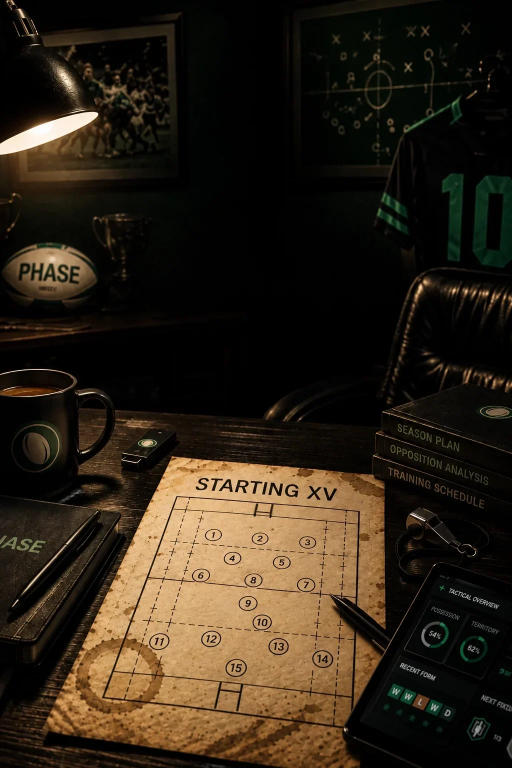
#> input picture src/ui/title-bg.webp, 1024 x 1536 px (shown at 1/2 size)
$ python -i render.py   (imports and definitions only)
#> lines starting #> are read from the running program, lines starting #| are printed output that depends on the picture
import json, sys, subprocess, bisect, os
from PIL import Image, ImageDraw, ImageFilter
W = os.path.dirname(os.path.abspath(__file__))
FPS, DUR, SW, SH = 30, 15.0, 1080, 1920
N = int(FPS * DUR)
# [4 lines not run here, left out]
# [1 line that did not run here, left out]
# [1 line that did not run here, left out]
shade = Image.new('RGBA', (SW, SH))
#> shade: PIL image 1080x1920 RGBA; every value is 0
d = ImageDraw.Draw(shade)
# [4 lines not run here, left out]
def background(t):
    z = 1.05 / (1 + 0.05*t/DUR)          # crop factor relative to the 1.05x master
    cw, ch = SW*1.05*z/1.05, SH*1.05*z/1.05
    cw, ch = SW*z, SH*z
    cx, cy = base.width/2, base.height/2
    im = base.crop((round(cx-cw/2), round(cy-ch/2), round(cx+cw/2), round(cy+ch/2))).resize((SW, SH), Image.BILINEAR)
    im = im.convert('RGBA'); im.alpha_composite(shade); return im

# recorded clips: (folder, source start s, speed)
def frames(root, clip):
#> `mask_s = Image.new('L', (SCW, SCH), 0); md = ImageDraw.Draw(mask_s); m..`: mask_s: PIL image 446x966 L; every value is 0
    src = json.load(open(f'{W}/{root}/frames.json'))
    fr = [(t, f'{W}/{root}/{n}') for n, t in src if n.startswith(clip + '/')]
    t0 = fr[0][0]; return [t - t0 for t, _ in fr], [p for _, p in fr]
# [4 lines that did not run here, left out]
G0, G1 = 3.5, 11.5
STARTS = [G0]
# [2 lines not run here, left out]
cache = {}
def src_frame(c, local):
    ts, ps = c['fr']; st = c['s0'] + local*c['sp']
    i = max(0, bisect.bisect_right(ts, st) - 1)
    p = ps[i]
    if p not in cache:
        if len(cache) > 40: cache.clear()
        cache[p] = Image.open(p).convert('RGB')
    return cache[p]

# phone
SCW, SCH, BZ, TOP, R = 446, 966, 18, 62, 66   # TOP: status-bar strip that holds the notch, above the screen
PW, PH = SCW + 2*BZ, SCH + TOP + BZ
# [1 line not run here, left out]
body = Image.new('RGBA', (PW, PH), (0,0,0,0)); bd = ImageDraw.Draw(body)
#> body: PIL image 482x1046 RGBA; every value is 0
# [1 line not run here, left out]
def phone(img, scale=1.0, alpha=1.0, angle=-4):
    ph = body.copy()
    scr = img.resize((SCW, SCH), Image.LANCZOS).convert('RGBA')
    ph.paste(scr, (BZ, TOP), mask_s)
    ImageDraw.Draw(ph).rounded_rectangle([PW/2-52, 17, PW/2+52, 45], 14, fill=(0,0,0,255))
    pad = 60; big = Image.new('RGBA', (PW+2*pad, PH+2*pad), (0,0,0,0))
    sh = Image.new('RGBA', big.size, (0,0,0,0)); ImageDraw.Draw(sh).rounded_rectangle([pad,pad+30,pad+PW,pad+PH+30], R, fill=(0,0,0,170))
    sh = sh.filter(ImageFilter.GaussianBlur(28)); big.alpha_composite(sh); big.alpha_composite(ph, (pad, pad))
    big = big.rotate(-angle, resample=Image.BICUBIC, expand=True)
    if scale != 1.0: big = big.resize((max(1,round(big.width*scale)), max(1,round(big.height*scale))), Image.BICUBIC)
    if alpha < 1.0: big.putalpha(big.getchannel('A').point(lambda a: int(a*alpha)))
    return big
PCX, PCY = 540, 992

def ease_out(x): x = min(max(x,0),1); return 1-(1-x)**3
def back_out(x): x = min(max(x,0),1); c=1.70158; return 1 + (c+1)*(x-1)**3 + c*(x-1)**2
def place(canvas, layer, scale=1.0, alpha=1.0, dy=0):
    if alpha <= 0: return
    bb = layer.getbbox(); cx, cy = (bb[0]+bb[2])/2, (bb[1]+bb[3])/2
    piece = layer.crop(bb)
    if scale != 1.0: piece = piece.resize((max(1,round(piece.width*scale)), max(1,round(piece.height*scale))), Image.BICUBIC)
    if alpha < 1.0: piece.putalpha(piece.getchannel('A').point(lambda a: int(a*alpha)))
    canvas.alpha_composite(piece, (round(cx - piece.width/2), round(cy - piece.height/2 + dy)))

def frame(i):
    t = i / FPS
    im = background(t)
    # hook 0 to 3.45: punch in under 0.3 s
    if t < 3.45:
        k = ease_out(t/0.25); s = 1.18 - 0.18*k; a = min(1, t/0.12)
        if t > 3.2: q = ease_out((t-3.2)/0.25); s *= 1 + 0.08*q; a *= 1 - q
        place(im, L['hook'], s, a)
    if 2.0 <= t < 3.45:
        k = ease_out((t-2.0)/0.25); a = k; dy = 70*(1-k)
        if t > 3.2: q = ease_out((t-3.2)/0.25); a *= 1 - q
        place(im, L['setup'], 1.0, a, dy)
    # gameplay
    if G0 <= t < G1 + 0.3:
        ci = max(i for i in range(len(CLIPS)) if t >= STARTS[i] - 1e-9); c = CLIPS[ci]; local = t - STARTS[ci]
        s, a = 1.0, 1.0
        if t < G0 + 0.25: k = ease_out((t-G0)/0.25); s = 0.82 + 0.18*k; a = k
        if t >= G1: q = ease_out((t-G1)/0.3); s = 1 - 0.15*q; a = 1 - q
        p = phone(src_frame(c, min(local, c['d'])), s, a)
        im.alpha_composite(p, (round(PCX - p.width/2), round(PCY - p.height/2)))
        if t < G1:
            k = ease_out(local/0.15); place(im, L[c['cap']], 1.12 - 0.12*k, min(1, local/0.08))
        else: place(im, L[c['cap']], 1.0, 1 - ease_out((t-G1)/0.2))
    # end card
    if t >= 11.7:
        k = (t-11.7)/0.35; place(im, L['logo'], 0.6 + 0.4*back_out(k), ease_out(k*1.6))
    if t >= 12.1:
        k = ease_out((t-12.1)/0.3); place(im, L['free'], 1.0, k, 30*(1-k))
    return im

ov = Image.new('RGBA', (SW, SH), (0,0,0,0)); od = ImageDraw.Draw(ov)
# [4 lines not run here, left out]
def overlay(im): o = im.copy(); o.alpha_composite(ov); return o

# [16 lines not run here, left out]

>>> import cv2
>>> picture = cv2.imread('../../../../src/ui/title-bg.webp', cv2.IMREAD_GRAYSCALE)
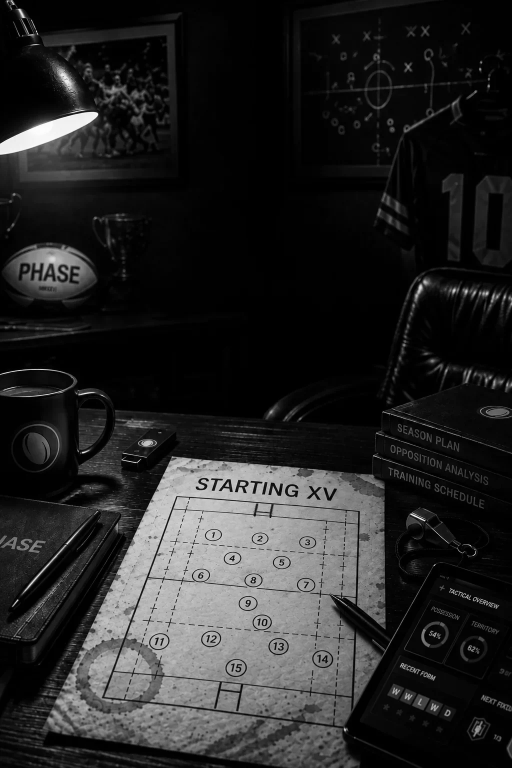
#> picture: shape (1536, 1024) (shown at 1/2 size); min 0, max 254, mean 37.9
>>> result = frame(picture)
#> in background, `z = 1.05 / (1 + 0.05*t/DUR)`:
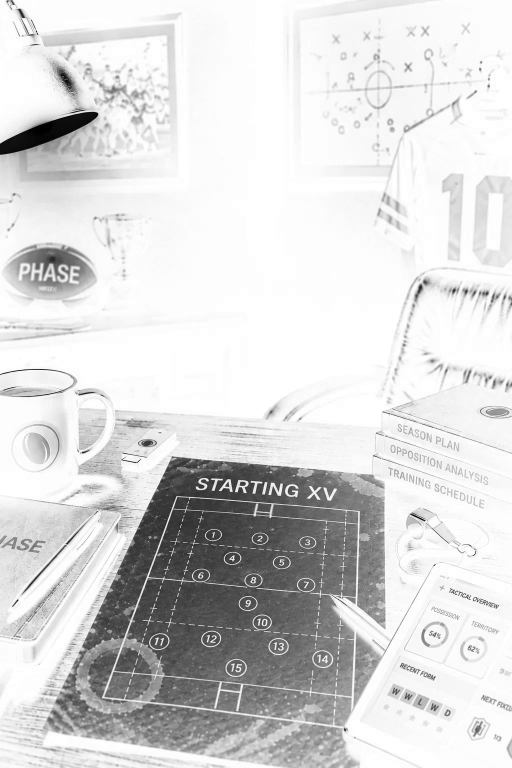
#> z: shape (1536, 1024) float64 (shown at 1/2 size); min 1.02, max 1.05, mean 1.05; drawn with min black and max white
#> (the run stopped early here; a loop or call above may not have finished)

$ run again, on src/ui/med-bg.webp
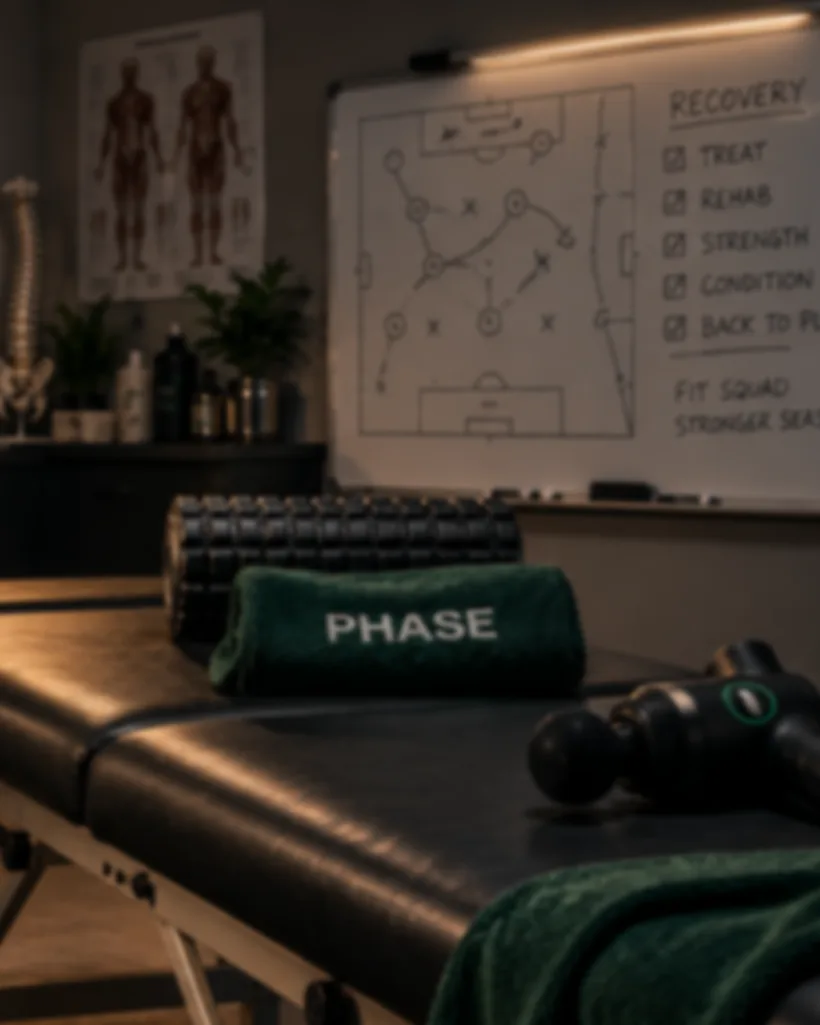
#> input picture src/ui/med-bg.webp, 820 x 1025 px
#> shade: PIL image 1080x1920 RGBA; every value is 0
#> mask_s: PIL image 446x966 L; every value is 0
#> body: PIL image 482x1046 RGBA; every value is 0
#> in frame, `t = i / FPS`:
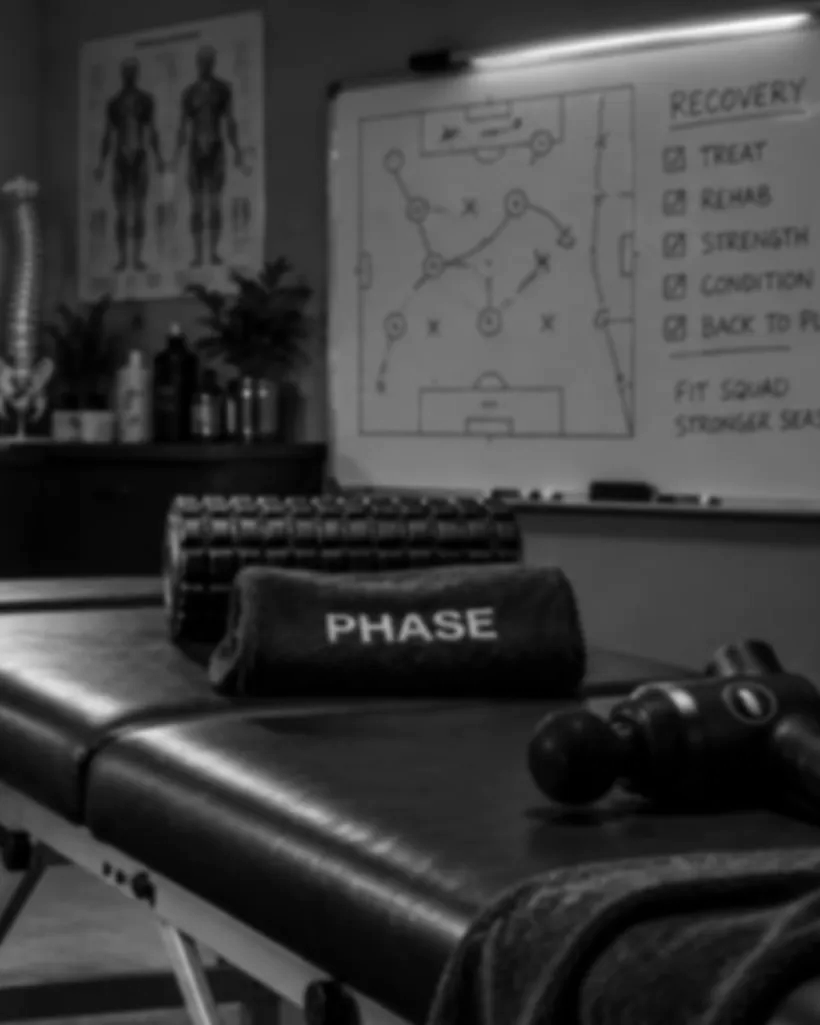
#> t: shape (1025, 820) float64; min 0, max 7.17, mean 1.75; drawn with min black and max white
#> in background, `z = 1.05 / (1 + 0.05*t/DUR)`:
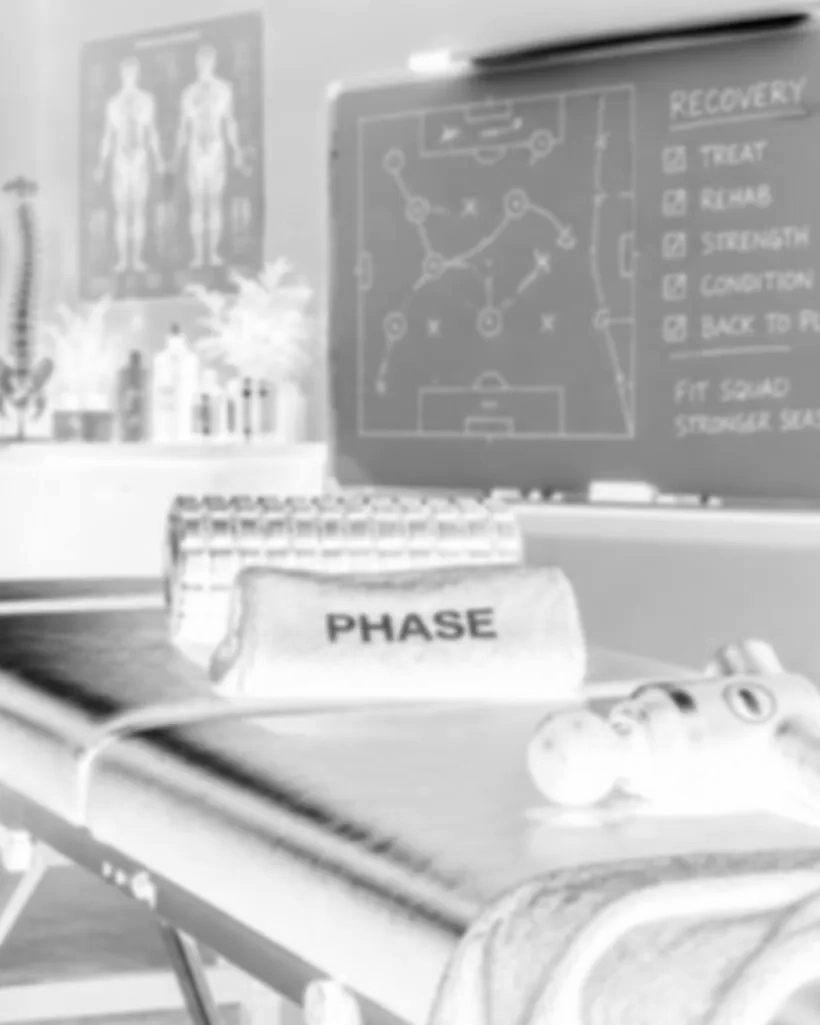
#> z: shape (1025, 820) float64; min 1.03, max 1.05, mean 1.04; drawn with min black and max white
